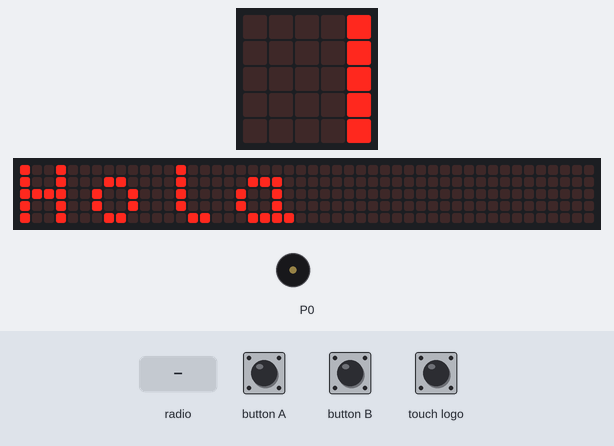
Bench run of a program on a simulated BBC micro:bit (MakeCode). Shown: the board's 5×5 LED display, a strip that is not on the board, showing the scrolling text unrolled, buzzer (waves = sounding). The inputs (shaded band) are chosen by the test bench. No radio messages arrive unless stated (any console line starting 'radio sent:' is added by the test bench); the 48×5 strip is a reading aid, not a part: it shows the text the display is scrolling, unrolled, one strip-width of it at a time; what the program prints to the serial console is not drawn.

Above: at 0.2 s.
At 4.3 s:
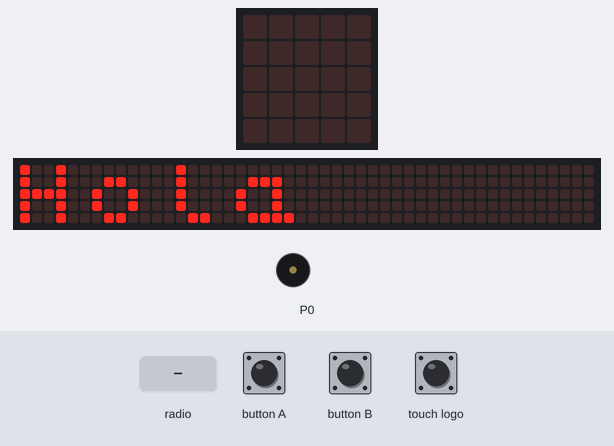
13.8 s: radio message "66" arrives
At 14.7 s:
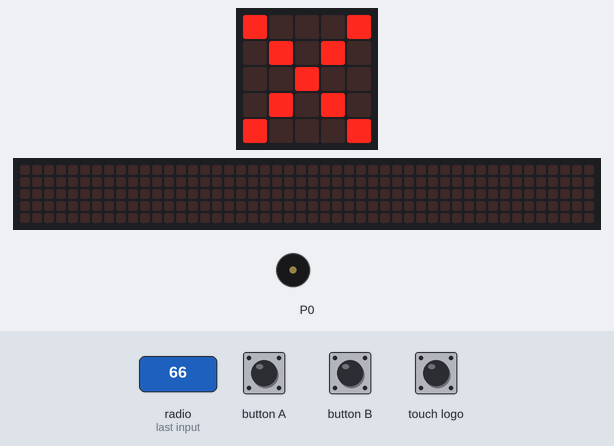
15.3 s: button A pressed for 0.15 s
Timing chart, 0 to 18.3 s (numbered marks = the images above; inputs shaded):
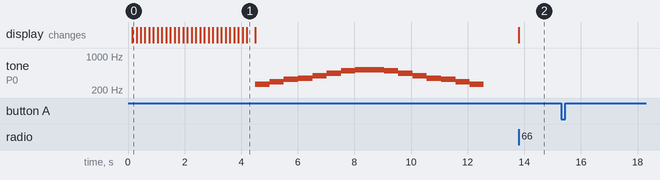

Measured:
- after the input at 13.8 s, the display: changes at once (image 2)
- after the input at 15.3 s, every drawn part: stays the same

The program:

main.ts
```typescript
radio.onReceivedNumber(function (receivedNumber) {
    if (receivedNumber == 66) {
        basic.showLeds(`
            # . . . #
            . # . # .
            . . # . .
            . # . # .
            # . . . #
            `)
    }
})
input.onLogoEvent(TouchButtonEvent.Pressed, function () {
    radio.sendNumber(3)
})
input.onButtonPressed(Button.A, function () {
    radio.sendNumber(1)
})
input.onButtonPressed(Button.B, function () {
    radio.sendNumber(2)
})
radio.setGroup(999)
basic.showString("Hola")
music.playMelody("C D E F G A B C5 ", 120)
music.playMelody("C5 B A G F E D C ", 120)
```

test.ts
```typescript
// aquí va el archivo "tests"; esto no se compilará cuando este paquete se utilice como una extensión.
```
